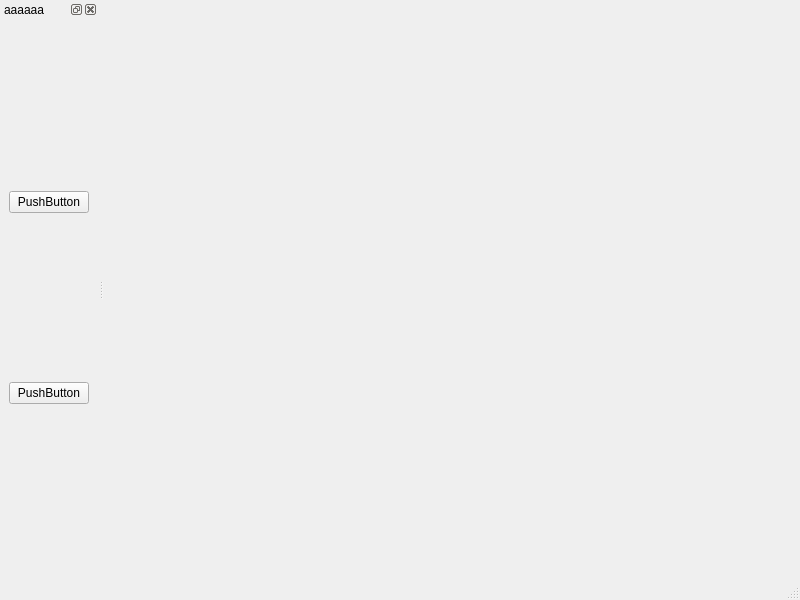
<?xml version="1.0" encoding="UTF-8"?>
<ui version="4.0">
 <class>PMainWindow</class>
 <widget class="QMainWindow" name="PMainWindow">
  <property name="geometry">
   <rect>
    <x>0</x>
    <y>0</y>
    <width>800</width>
    <height>600</height>
   </rect>
  </property>
  <property name="windowTitle">
   <string>MainWindow</string>
  </property>
  <widget class="QWidget" name="centralwidget"/>
  <widget class="QMenuBar" name="menubar">
   <property name="geometry">
    <rect>
     <x>0</x>
     <y>0</y>
     <width>800</width>
     <height>23</height>
    </rect>
   </property>
  </widget>
  <widget class="QStatusBar" name="statusbar"/>
  <widget class="QDockWidget" name="dockWidget">
   <property name="floating">
    <bool>false</bool>
   </property>
   <property name="windowTitle">
    <string>aaaaaa</string>
   </property>
   <attribute name="dockWidgetArea">
    <number>1</number>
   </attribute>
   <widget class="QWidget" name="dockWidgetContents">
    <layout class="QVBoxLayout" name="verticalLayout">
     <item>
      <widget class="QPushButton" name="pushButton">
       <property name="text">
        <string>PushButton</string>
       </property>
      </widget>
     </item>
     <item>
      <widget class="QPushButton" name="pushButton_2">
       <property name="text">
        <string>PushButton</string>
       </property>
      </widget>
     </item>
    </layout>
   </widget>
  </widget>
 </widget>
 <resources/>
 <connections/>
</ui>
